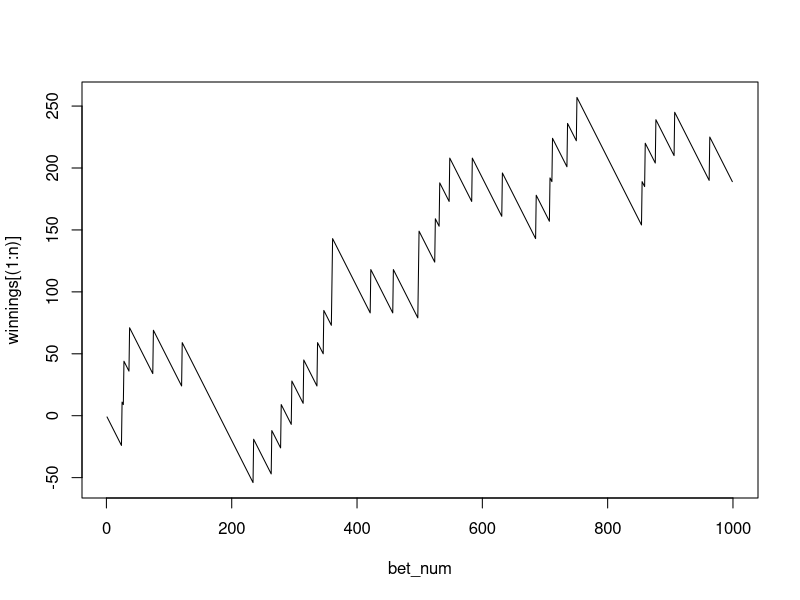

The R source for this figure:

#' Exercise 7
#' Another form of bet for roulette is to bet that a specific
#' number (say 17) will turn up. If the ball stops on your
#' number, you get your dollar back plus 35 dollars.
#' If not, you lose your dollar.

n = 1000 # the number of bets
bet_num = c(1:n)
winnings = rep(0, n+1) # the amount of total winnings
winnings[1] = 0
for (i in 2:n+1) {
  if (runif(1) < 1.0 / 36) {
    winnings[i] = winnings[i-1] + 35 # win this game
  } else {
    winnings[i] = winnings[i-1] - 1 # lose 1 dollar
  }
}

winnings = winnings[(2:n+1)] # remove 1st element by slicing
plot(bet_num, winnings[(1:n)], type='l')
